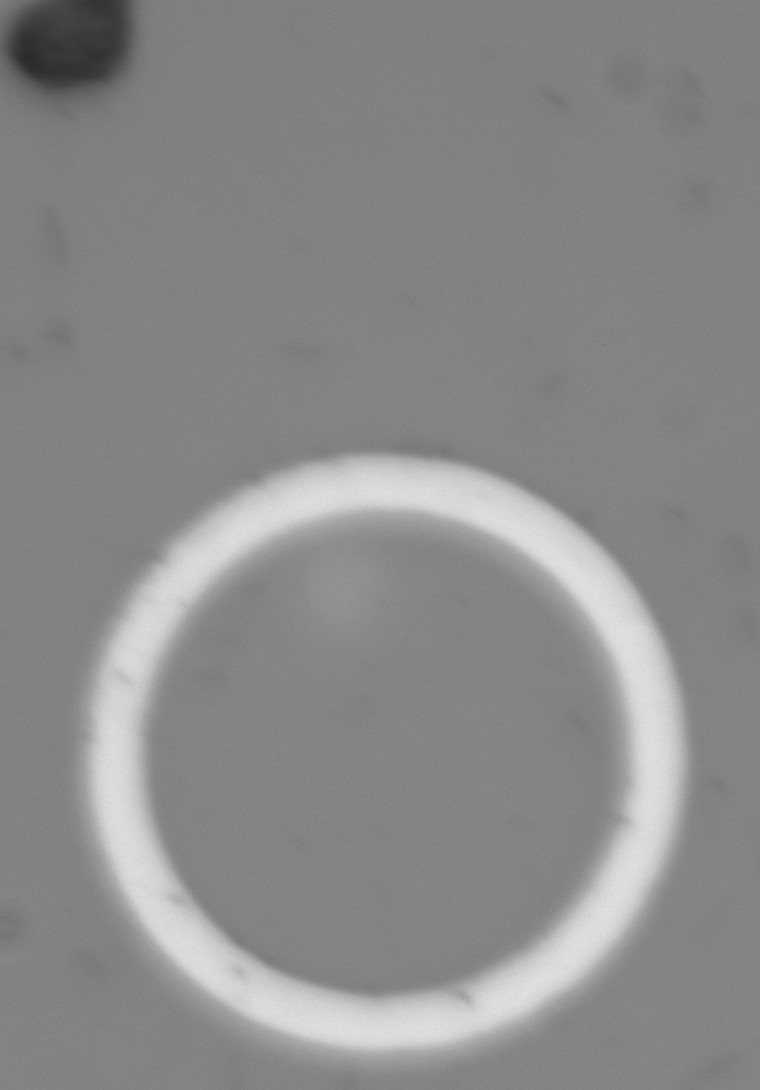
#> input picture AnalysisLab/r26/single_image/inputs/VisionTop_20251029182653732.bmp, 1520 x 2180 px (shown at 1/2 size)
$ python calibrate_edge_psf.py --input-dir ../../../../../../AnalysisLab/r26/single_image/inputs --output-dir out
#> lines starting #> are read from the running program, lines starting #| are printed output that depends on the picture
#!/usr/bin/env python
"""Estimate a first-pass lab-system PSF from sharp calibration-target edges."""

from __future__ import annotations

import argparse
import csv
import json
import math
from dataclasses import dataclass
from pathlib import Path
from typing import Iterable

import matplotlib

matplotlib.use("Agg")

import matplotlib.pyplot as plt
import numpy as np
from PIL import Image
from scipy.io import savemat
from scipy.ndimage import gaussian_filter1d


IMAGE_EXTENSIONS = (".bmp", ".png", ".jpg", ".jpeg", ".tif", ".tiff")


@dataclass(frozen=True)
class EdgeProfile:
    offsets: np.ndarray
    values: np.ndarray
    x: float
    y: float
    contrast: float
    gradient: float


def load_grayscale_image(path: Path) -> np.ndarray:
    image = Image.open(path).convert("L")
    arr = np.asarray(image, dtype=np.float64)
    if arr.max() > 1.0:
        arr /= 255.0
    return arr


def bilinear_sample(image: np.ndarray, xs: np.ndarray, ys: np.ndarray) -> np.ndarray:
    h, w = image.shape
    x0 = np.floor(xs).astype(np.int64)
    y0 = np.floor(ys).astype(np.int64)
    x1 = x0 + 1
    y1 = y0 + 1

    valid = (x0 >= 0) & (y0 >= 0) & (x1 < w) & (y1 < h)
    values = np.full(xs.shape, np.nan, dtype=np.float64)
    if not np.any(valid):
        return values

    xv = xs[valid]
    yv = ys[valid]
    x0v = x0[valid]
    y0v = y0[valid]
    x1v = x1[valid]
    y1v = y1[valid]

    dx = xv - x0v
    dy = yv - y0v
    top = image[y0v, x0v] * (1.0 - dx) + image[y0v, x1v] * dx
    bottom = image[y1v, x0v] * (1.0 - dx) + image[y1v, x1v] * dx
    values[valid] = top * (1.0 - dy) + bottom * dy
    return values


def estimate_sigma_from_edge_profile(offsets: np.ndarray, values: np.ndarray) -> dict[str, float]:
    offsets = np.asarray(offsets, dtype=np.float64)
    values = np.asarray(values, dtype=np.float64)
    finite = np.isfinite(offsets) & np.isfinite(values)
    offsets = offsets[finite]
    values = values[finite]
    if offsets.size < 9:
        return _invalid_sigma_result()

    smoothed = gaussian_filter1d(values, sigma=1.0, mode="nearest")
    lo = float(np.percentile(smoothed, 5))
    hi = float(np.percentile(smoothed, 95))
    if hi - lo <= 1e-6:
        return _invalid_sigma_result()
    smoothed = np.clip((smoothed - lo) / (hi - lo), 0.0, 1.0)

    deriv = np.gradient(smoothed, offsets)
    deriv = np.clip(deriv, 0.0, None)
    mass = float(deriv.sum())
    if mass <= 1e-8:
        return _invalid_sigma_result()

    center = float(np.sum(offsets * deriv) / mass)
    variance = float(np.sum(((offsets - center) ** 2) * deriv) / mass)
    sigma_deriv = math.sqrt(max(variance, 0.0))

    monotonic = np.maximum.accumulate(smoothed)
    span = float(monotonic[-1] - monotonic[0])
    sigma_1090 = float("nan")
    width_1090 = float("nan")
    if span > 1e-6:
        monotonic = (monotonic - monotonic[0]) / span
        unique, unique_idx = np.unique(monotonic, return_index=True)
        if unique.size >= 4 and unique[0] <= 0.1 and unique[-1] >= 0.9:
            sorted_idx = np.argsort(unique)
            unique = unique[sorted_idx]
            unique_offsets = offsets[unique_idx][sorted_idx]
            x10 = float(np.interp(0.1, unique, unique_offsets))
            x90 = float(np.interp(0.9, unique, unique_offsets))
            width_1090 = max(x90 - x10, 0.0)
            sigma_1090 = width_1090 / (2.0 * 1.2815515655446004)

    sigma_candidates = [sigma_deriv]
    if np.isfinite(sigma_1090) and sigma_1090 > 0:
        sigma_candidates.append(sigma_1090)
    sigma_px = float(np.median(sigma_candidates))

    return {
        "sigma_px": sigma_px,
        "fwhm_px": 2.354820045 * sigma_px,
        "center_offset_px": center,
        "width_10_90_px": width_1090,
    }


# [7 lines left out: function _invalid_sigma_result, not called in this run]


def sample_edge_profiles(
    image: np.ndarray,
    *,
    radius: int = 12,
    edge_percentile: float = 98.5,
    max_profiles: int = 700,
    random_seed: int = 0,
    min_contrast: float = 0.20,
) -> list[EdgeProfile]:
    gy, gx = np.gradient(image)
    mag = np.hypot(gx, gy)
    h, w = image.shape

    valid_margin = np.zeros_like(image, dtype=bool)
    valid_margin[radius + 2 : h - radius - 2, radius + 2 : w - radius - 2] = True
    valid_signal = (image > 0.03) & (image < 0.97)
    candidate_mask = valid_margin & valid_signal & np.isfinite(mag)
    if not np.any(candidate_mask):
        return []

    threshold = float(np.percentile(mag[candidate_mask], edge_percentile))
    candidate_mask &= mag >= threshold
    candidates = np.argwhere(candidate_mask)
    if candidates.size == 0:
        return []

    rng = np.random.default_rng(random_seed)
    order = rng.permutation(len(candidates))
    offsets = np.linspace(-float(radius), float(radius), radius * 4 + 1)
    profiles: list[EdgeProfile] = []

    for idx in order[: max_profiles * 30]:
        y, x = candidates[idx]
        gradient = float(mag[y, x])
        if gradient <= 1e-8:
            continue
        nx = float(gx[y, x] / gradient)
        ny = float(gy[y, x] / gradient)
        xs = x + nx * offsets
        ys = y + ny * offsets
        values = bilinear_sample(image, xs, ys)
        if np.any(~np.isfinite(values)):
            continue

        endpoint_n = max(3, len(values) // 8)
        left = float(np.median(values[:endpoint_n]))
        right = float(np.median(values[-endpoint_n:]))
        contrast = right - left
        if abs(contrast) < min_contrast:
            continue
        if contrast < 0:
            values = values[::-1]
            contrast = -contrast

        lo = float(np.median(values[:endpoint_n]))
        hi = float(np.median(values[-endpoint_n:]))
        if hi - lo < min_contrast:
            continue
        normalized = np.clip((values - lo) / (hi - lo), 0.0, 1.0)
        sigma = estimate_sigma_from_edge_profile(offsets, normalized)["sigma_px"]
        if not np.isfinite(sigma) or sigma <= 0.2 or sigma > radius:
            continue

        profiles.append(
            EdgeProfile(
                offsets=offsets.copy(),
                values=normalized,
                x=float(x),
                y=float(y),
                contrast=float(contrast),
                gradient=gradient,
            )
        )
        if len(profiles) >= max_profiles:
            break

    return profiles


def build_gaussian_psf_grid(sigma_grid: np.ndarray, *, kernel_size: int = 101) -> np.ndarray:
    if kernel_size % 2 != 1:
        raise ValueError("kernel_size must be odd")
    sigma_grid = np.asarray(sigma_grid, dtype=np.float64)
    yy, xx = np.mgrid[:kernel_size, :kernel_size]
    center = (kernel_size - 1) / 2.0
    rr2 = (xx - center) ** 2 + (yy - center) ** 2
    kernels = []
    for sigma in sigma_grid.reshape(-1):
        sigma = float(sigma)
        if not np.isfinite(sigma) or sigma <= 0:
            raise ValueError("sigma_grid contains invalid sigma values")
        kernel = np.exp(-0.5 * rr2 / (sigma * sigma))
        kernel /= kernel.sum()
        kernels.append(kernel)
    return np.stack(kernels, axis=-1)[:, :, np.newaxis, :]


def iter_image_files(input_dir: Path) -> Iterable[Path]:
    for path in sorted(input_dir.iterdir()):
        if path.suffix.lower() in IMAGE_EXTENSIONS:
            yield path


def calibrate_from_edges(
    input_dir: Path,
    output_dir: Path,
    *,
    grid_rows: int = 10,
    grid_cols: int = 10,
    kernel_size: int = 101,
    max_profiles_per_image: int = 700,
    radius: int = 12,
    edge_percentile: float = 98.5,
    random_seed: int = 42,
) -> dict:
    input_dir = Path(input_dir)
    output_dir = Path(output_dir)
    output_dir.mkdir(parents=True, exist_ok=True)

    image_files = list(iter_image_files(input_dir))
    if not image_files:
        raise FileNotFoundError(f"No calibration images found in {input_dir}")

    profile_rows = []
    image_rows = []
    first_shape: tuple[int, int] | None = None

    for image_index, path in enumerate(image_files):
        image = load_grayscale_image(path)
        if first_shape is None:
            first_shape = image.shape
        profiles = sample_edge_profiles(
            image,
            radius=radius,
            edge_percentile=edge_percentile,
            max_profiles=max_profiles_per_image,
            random_seed=random_seed + image_index,
        )
        image_sigmas = []
        for profile_index, profile in enumerate(profiles):
            estimate = estimate_sigma_from_edge_profile(profile.offsets, profile.values)
            sigma = estimate["sigma_px"]
            fwhm = estimate["fwhm_px"]
            if not np.isfinite(sigma):
                continue
            tile_col = min(grid_cols - 1, max(0, int(profile.x / image.shape[1] * grid_cols)))
            tile_row = min(grid_rows - 1, max(0, int(profile.y / image.shape[0] * grid_rows)))
            image_sigmas.append(sigma)
            profile_rows.append(
                {
                    "image": path.name,
                    "image_index": image_index,
                    "profile_index": profile_index,
                    "x": profile.x,
                    "y": profile.y,
                    "tile_row": tile_row,
                    "tile_col": tile_col,
                    "sigma_px": sigma,
                    "fwhm_px": fwhm,
                    "width_10_90_px": estimate["width_10_90_px"],
                    "contrast": profile.contrast,
                    "gradient": profile.gradient,
                }
            )
        image_rows.append(
            {
                "image": path.name,
                "profiles": len(image_sigmas),
                "median_sigma_px": float(np.median(image_sigmas)) if image_sigmas else float("nan"),
                "median_fwhm_px": float(2.354820045 * np.median(image_sigmas)) if image_sigmas else float("nan"),
            }
        )

    if not profile_rows:
        raise RuntimeError("No usable edge profiles were found")

    sigmas = np.array([row["sigma_px"] for row in profile_rows], dtype=np.float64)
    global_sigma = float(np.median(sigmas))
    sigma_grid = np.full((grid_rows, grid_cols), global_sigma, dtype=np.float64)
    tile_counts = np.zeros((grid_rows, grid_cols), dtype=np.int64)

    for row in range(grid_rows):
        for col in range(grid_cols):
            vals = [
                item["sigma_px"]
                for item in profile_rows
                if item["tile_row"] == row and item["tile_col"] == col
            ]
            tile_counts[row, col] = len(vals)
            if vals:
                sigma_grid[row, col] = float(np.median(vals))

    fwhm_grid = 2.354820045 * sigma_grid
    psf_grid = build_gaussian_psf_grid(sigma_grid, kernel_size=kernel_size)

    profile_csv = output_dir / "edge_profiles.csv"
    image_csv = output_dir / "image_summary.csv"
    tile_csv = output_dir / "tile_summary.csv"
    write_csv(profile_csv, profile_rows)
    write_csv(image_csv, image_rows)
    write_csv(
        tile_csv,
        [
            {
                "tile_row": r,
                "tile_col": c,
                "profiles": int(tile_counts[r, c]),
                "sigma_px": float(sigma_grid[r, c]),
                "fwhm_px": float(fwhm_grid[r, c]),
                "filled_from_global": bool(tile_counts[r, c] == 0),
            }
            for r in range(grid_rows)
            for c in range(grid_cols)
        ],
    )

    mat_path = output_dir / "lab_edge_gaussian_psf_10x10.mat"
    savemat(
        mat_path,
        {
            "psf_grid": psf_grid,
            "grid_rows": np.array([[grid_rows]], dtype=np.uint16),
            "grid_cols": np.array([[grid_cols]], dtype=np.uint16),
            "sigma_grid_px": sigma_grid,
            "fwhm_grid_px": fwhm_grid,
            "tile_profile_counts": tile_counts,
            "source_image_count": np.array([[len(image_files)]], dtype=np.uint16),
            "kernel_model": np.array(["edge_fit_isotropic_gaussian"], dtype=object),
        },
    )

    plot_sigma_heatmap(sigma_grid, tile_counts, output_dir / "sigma_heatmap.png")
    plot_fwhm_histogram(sigmas, output_dir / "sigma_histogram.png")
    plot_representative_profiles(profile_rows, image_files, input_dir, output_dir / "representative_edge_profiles.png")

    summary = {
        "input_dir": str(input_dir),
        "output_dir": str(output_dir),
        "image_count": len(image_files),
        "image_shape_hw": list(first_shape) if first_shape else None,
        "profile_count": len(profile_rows),
        "grid_rows": grid_rows,
        "grid_cols": grid_cols,
        "kernel_size": kernel_size,
        "global_median_sigma_px": global_sigma,
        "global_median_fwhm_px": 2.354820045 * global_sigma,
        "sigma_p10_px": float(np.percentile(sigmas, 10)),
        "sigma_p90_px": float(np.percentile(sigmas, 90)),
        "empty_tiles": int(np.sum(tile_counts == 0)),
        "psf_mat": str(mat_path),
        "notes": [
            "This is a first-pass edge-derived isotropic Gaussian PSF.",
            "It is suitable for calibration review and pipeline bring-up.",
            "Before final model training, compare against a richer PSF fit or validation target if available.",
        ],
    }
    (output_dir / "analysis_summary.json").write_text(
        json.dumps(summary, indent=2),
        encoding="utf-8",
    )
    write_report(output_dir / "PSF_CALIBRATION_REPORT.md", summary)
    return summary


def write_csv(path: Path, rows: list[dict]) -> None:
    if not rows:
        path.write_text("", encoding="utf-8")
        return
    with path.open("w", newline="", encoding="utf-8") as f:
        writer = csv.DictWriter(f, fieldnames=list(rows[0].keys()))
        writer.writeheader()
        writer.writerows(rows)


def plot_sigma_heatmap(sigma_grid: np.ndarray, tile_counts: np.ndarray, path: Path) -> None:
    fig, ax = plt.subplots(figsize=(8, 6), constrained_layout=True)
    im = ax.imshow(sigma_grid, cmap="viridis")
    ax.set_title("Lab edge-derived PSF sigma by FOV tile")
    ax.set_xlabel("FOV tile column")
    ax.set_ylabel("FOV tile row")
    for r in range(sigma_grid.shape[0]):
        for c in range(sigma_grid.shape[1]):
            label = f"{sigma_grid[r, c]:.2f}\n(n={tile_counts[r, c]})"
            ax.text(c, r, label, ha="center", va="center", color="white", fontsize=6)
    fig.colorbar(im, ax=ax, label="sigma (px)")
    fig.savefig(path, dpi=180)
    plt.close(fig)


def plot_fwhm_histogram(sigmas: np.ndarray, path: Path) -> None:
    fig, ax = plt.subplots(figsize=(7, 4), constrained_layout=True)
    ax.hist(sigmas, bins=40, color="#4C78A8", edgecolor="white")
    ax.axvline(float(np.median(sigmas)), color="#F58518", linewidth=2, label="median")
    ax.set_title("Edge profile sigma distribution")
    ax.set_xlabel("sigma (px)")
    ax.set_ylabel("edge profiles")
    ax.legend()
    fig.savefig(path, dpi=180)
    plt.close(fig)


def plot_representative_profiles(
    profile_rows: list[dict],
    image_files: list[Path],
    input_dir: Path,
    path: Path,
) -> None:
    first_image = load_grayscale_image(input_dir / image_files[0].name)
    profiles = sample_edge_profiles(
        first_image,
        radius=12,
        edge_percentile=98.5,
        max_profiles=80,
        random_seed=123,
    )
    if not profiles:
        return

    offsets = profiles[0].offsets
    values = np.stack([p.values for p in profiles], axis=0)
    median = np.median(values, axis=0)
    p10 = np.percentile(values, 10, axis=0)
    p90 = np.percentile(values, 90, axis=0)

    fig, ax = plt.subplots(figsize=(7, 4), constrained_layout=True)
    for row in values[:30]:
        ax.plot(offsets, row, color="#999999", alpha=0.2, linewidth=0.8)
    ax.fill_between(offsets, p10, p90, color="#4C78A8", alpha=0.2, label="p10-p90")
    ax.plot(offsets, median, color="#1F4E79", linewidth=2, label="median")
    ax.set_title("Representative normalized edge-spread profiles")
    ax.set_xlabel("offset normal to edge (px)")
    ax.set_ylabel("normalized intensity")
    ax.legend()
    fig.savefig(path, dpi=180)
    plt.close(fig)


def write_report(path: Path, summary: dict) -> None:
    lines = [
        "# Lab System PSF Calibration Report",
        "",
        "## Scope",
        "",
        "This report is the first PSF calibration pass for the lab-system MOSR line.",
        "It uses sharp black-white calibration target edges to estimate an edge-derived",
        "isotropic Gaussian PSF across the field of view.",
        "",
        "## Results",
        "",
        f"- Source images: {summary['image_count']}",
        f"- Usable edge profiles: {summary['profile_count']}",
        f"- Median sigma: {summary['global_median_sigma_px']:.4f} px",
        f"- Median FWHM: {summary['global_median_fwhm_px']:.4f} px",
        f"- Sigma p10-p90: {summary['sigma_p10_px']:.4f} to {summary['sigma_p90_px']:.4f} px",
        f"- Empty FOV tiles filled from global median: {summary['empty_tiles']}",
        "",
        "## Generated Files",
        "",
        "- `lab_edge_gaussian_psf_10x10.mat`: MATLAB PSF package with `psf_grid`.",
        "- `sigma_heatmap.png`: FOV tile map of estimated blur width.",
        "- `sigma_histogram.png`: distribution of accepted edge-profile estimates.",
        "- `representative_edge_profiles.png`: sampled edge-spread profiles.",
        "- `edge_profiles.csv`, `tile_summary.csv`, `image_summary.csv`: detailed tables.",
        "",
        "## Interpretation",
        "",
        "This output is an initial lab-system PSF proxy, not yet the final training PSF.",
        "It is meant to establish the separated LabSystem_MOSR calibration flow and",
        "give a measurable first target for follow-up validation.",
        "",
    ]
    path.write_text("\n".join(lines), encoding="utf-8")


def parse_args() -> argparse.Namespace:
    parser = argparse.ArgumentParser(description=__doc__)
    parser.add_argument("--input-dir", required=True, type=Path)
    parser.add_argument("--output-dir", required=True, type=Path)
    parser.add_argument("--grid-rows", default=10, type=int)
    parser.add_argument("--grid-cols", default=10, type=int)
    parser.add_argument("--kernel-size", default=101, type=int)
    parser.add_argument("--max-profiles-per-image", default=700, type=int)
    parser.add_argument("--radius", default=12, type=int)
    parser.add_argument("--edge-percentile", default=98.5, type=float)
    parser.add_argument("--random-seed", default=42, type=int)
    return parser.parse_args()


def main() -> None:
    args = parse_args()
    summary = calibrate_from_edges(
        args.input_dir,
        args.output_dir,
        grid_rows=args.grid_rows,
        grid_cols=args.grid_cols,
        kernel_size=args.kernel_size,
        max_profiles_per_image=args.max_profiles_per_image,
        radius=args.radius,
        edge_percentile=args.edge_percentile,
        random_seed=args.random_seed,
    )
#> in load_grayscale_image, image is the input picture: PIL image 1520x2180 L; min 39, max 236, mean 138.7
#> in sample_edge_profiles, `gy, gx = np.gradient(image)`:
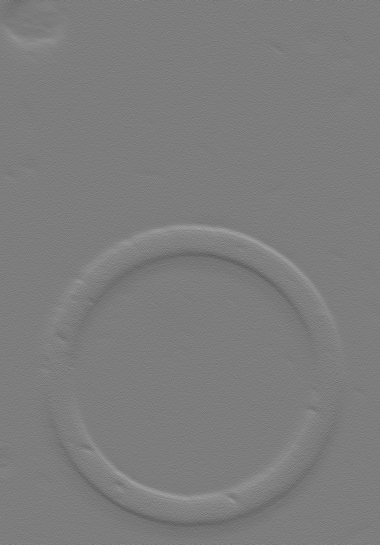
#> gy: shape (2180, 1520) float64 (shown at 1/4 size); min -0.051, max 0.0529, mean 2e-05; drawn with min black and max white
#> in sample_edge_profiles, `gy, gx = np.gradient(image)`:
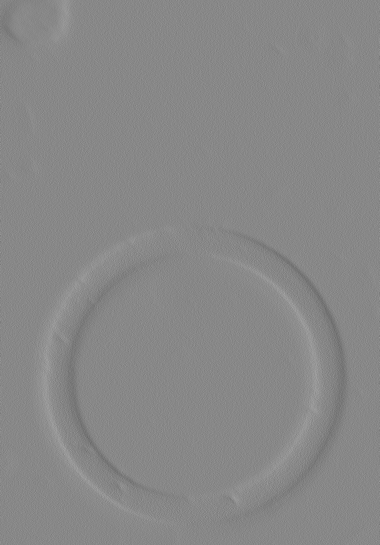
#> gx: shape (2180, 1520) float64 (shown at 1/4 size); min -0.0627, max 0.0549, mean 6.49e-06; drawn with min black and max white
#> in sample_edge_profiles, `mag = np.hypot(gx, gy)`:
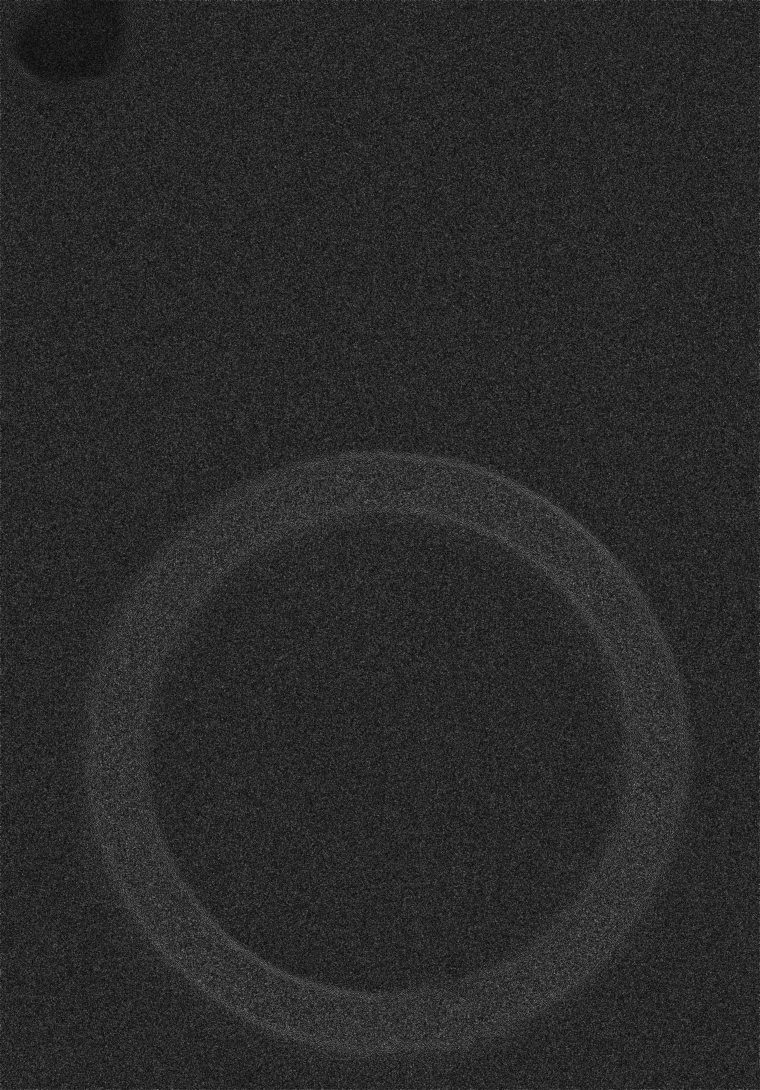
#> mag: shape (2180, 1520) float64 (shown at 1/2 size); min 0, max 0.0628, mean 0.0105; drawn with min black and max white
#> (the rest of the program and of its run is left out)
